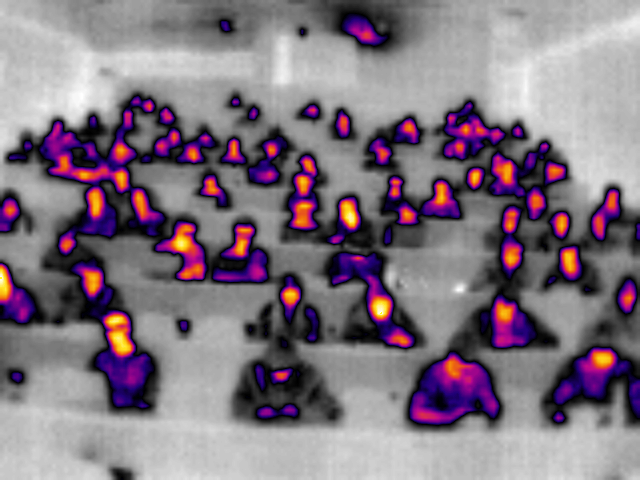
#> input picture testImages/LeptonImages/A2_Monday13May_fullLecutre.png, 640 x 480 px
$ python 'colourThresholding(HSV).py'   (Python 2 division)
#> lines starting #> are read from the running program, lines starting #| are printed output that depends on the picture
import cv2
import argparse
import numpy as np
from matplotlib import pyplot as plt

def nothing(x):
    pass

def threshold():
    image = cv2.imread('../testImages/LeptonImages/A2_Monday13May_fullLecutre.png')
#> image is the input picture: shape (480, 640, 3); mean B, G, R 128.1, 116.8, 129.9
    HSVimage = cv2.cvtColor(image,cv2.COLOR_BGR2HSV)
#> HSVimage: shape (480, 640, 3); mean H, S, V 20.3, 41.6, 135.3

    #cv2.namedWindow('Threshold Transform', cv2.WINDOW_AUTOSIZE)
    #cv2.createTrackbar('Red Threshold', 'Threshold Transform', 0, 255, nothing)
    #cv2.createTrackbar('Hue Threshold', 'Threshold Transform', 0, 255, nothing)

    clone = cv2.cvtColor(image, cv2.COLOR_BGR2GRAY) #image.copy()
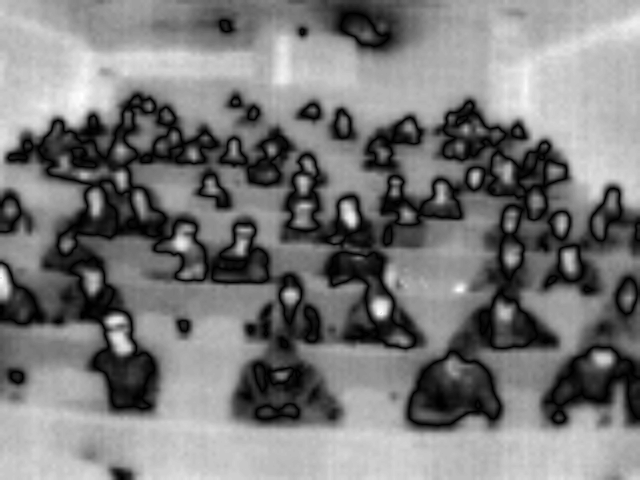
#> clone: shape (480, 640); min 0, max 255, mean 122
    HSVclone = cv2.cvtColor(HSVimage, cv2.COLOR_BGR2GRAY)# HSVimage.copy()
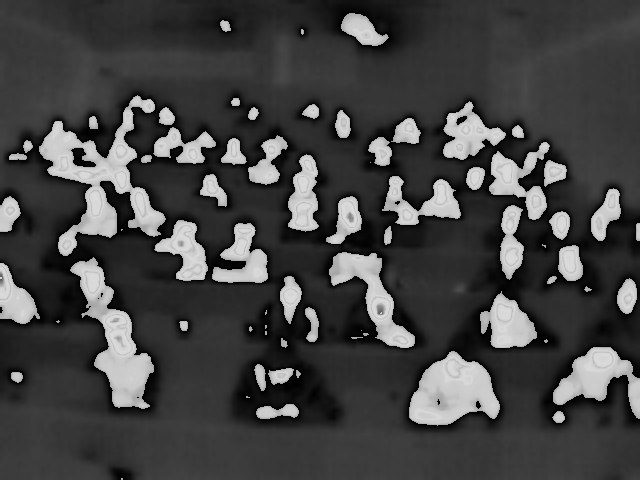
#> HSVclone: shape (480, 640); min 0, max 218, mean 67.2

    cv2.imshow('grey image', clone)
    cv2.imshow('grey hsv image', HSVclone)

    while True:
	#redThreshold = cv2.getTrackbarPos('Red Threshold', 'Threshold Transform')
	#hueThreshold = cv2.getTrackbarPos('Hue Threshold', 'Threshold Transform')

	'''
        for i in range(0, image.shape[0]):
            for j in range(0, image.shape[1]): # b g e
                if(image[i, j][2] > redThreshold):
                    clone[i][j] = 1
                else:
                    clone[i][j] = 0


                if(HSVimage[i, j][2] > hueThreshold):
                    HSVclone[i][j] = 1
                else:
                    HSVclone[i][j] = 0
		#print('HSV image value: ')
		#print(HSVimage[i, j][2])
	'''

	# [4 lines of commented-out code are left out]
	key = cv2.waitKey(10) & 0xFF
#> (key Esc is pressed here)
	if key == ord("c"):
		break


if __name__ == "__main__":
    threshold()

$ run again, with testImages/LeptonImages/A5_halfFull_closeBlobs.png copied over testImages/LeptonImages/A2_Monday13May_fullLecutre.png
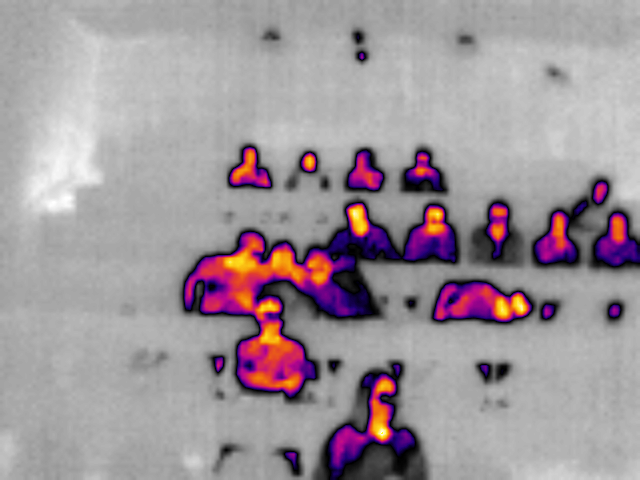
#> input picture testImages/LeptonImages/A5_halfFull_closeBlobs.png, 640 x 480 px
#> in threshold, image is the input picture: shape (480, 640, 3); mean B, G, R 154.6, 148.9, 159.4
#> HSVimage: shape (480, 640, 3); mean H, S, V 12.1, 25.3, 161.8
#> in threshold, `clone = cv2.cvtColor(image, cv2.COLOR_BGR2GRAY)`:
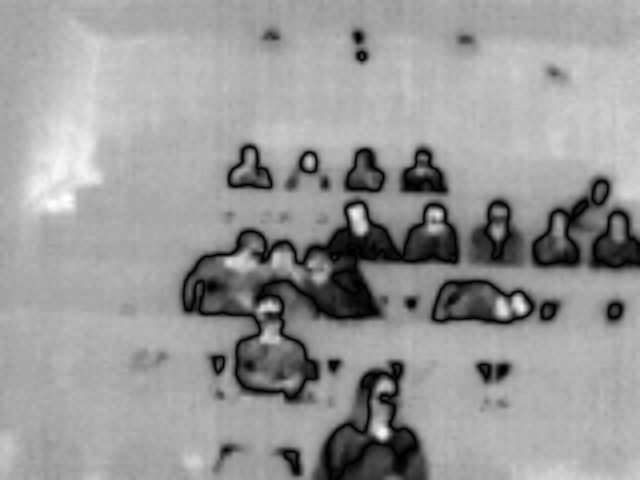
#> clone: shape (480, 640); min 0, max 255, mean 152.7
#> in threshold, `HSVclone = cv2.cvtColor(HSVimage, cv2.COLOR_BGR2GRAY)# HSVimage.copy()`:
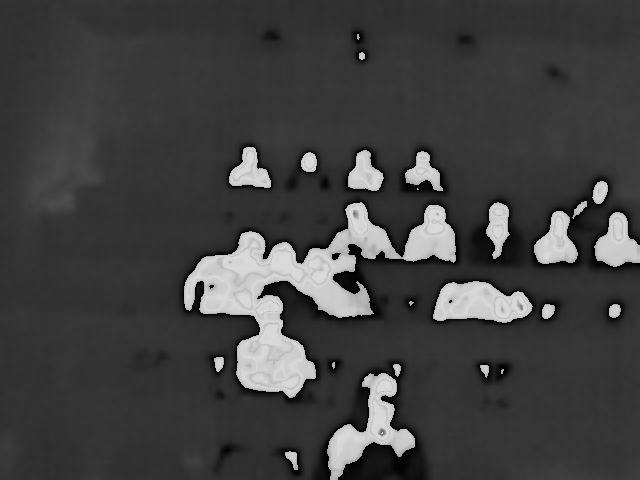
#> HSVclone: shape (480, 640); min 0, max 218, mean 64.7

$ run again, with testImages/LeptonImages/A5_halfFull_peopleStanding_angled.png copied over testImages/LeptonImages/A2_Monday13May_fullLecutre.png
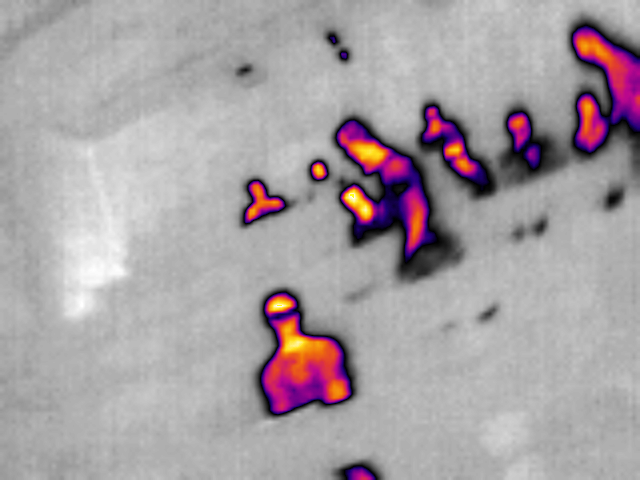
#> input picture testImages/LeptonImages/A5_halfFull_peopleStanding_angled.png, 640 x 480 px
#> in threshold, image is the input picture: shape (480, 640, 3); mean B, G, R 163.5, 159.7, 167.8
#> HSVimage: shape (480, 640, 3); mean H, S, V 8.7, 18, 169.2
#> in threshold, `clone = cv2.cvtColor(image, cv2.COLOR_BGR2GRAY)`:
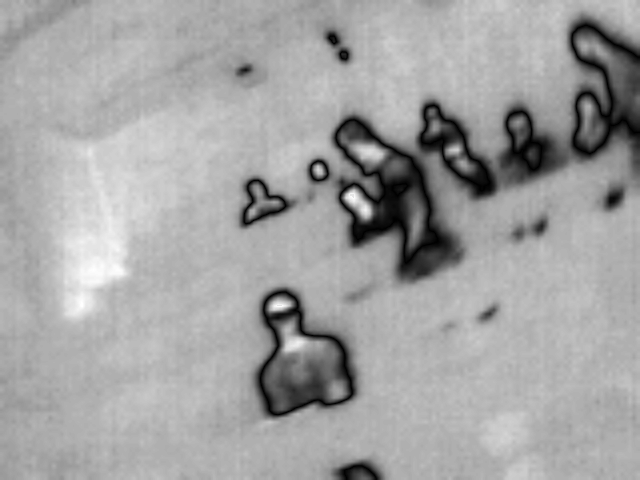
#> clone: shape (480, 640); min 0, max 255, mean 162.6
#> in threshold, `HSVclone = cv2.cvtColor(HSVimage, cv2.COLOR_BGR2GRAY)# HSVimage.copy()`:
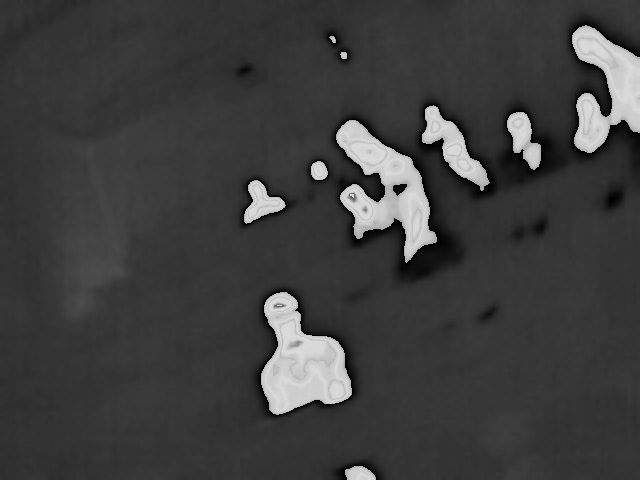
#> HSVclone: shape (480, 640); min 0, max 218, mean 62.2

$ run again, with testImages/LeptonImages/A5_half_full_thur_9_may.png copied over testImages/LeptonImages/A2_Monday13May_fullLecutre.png
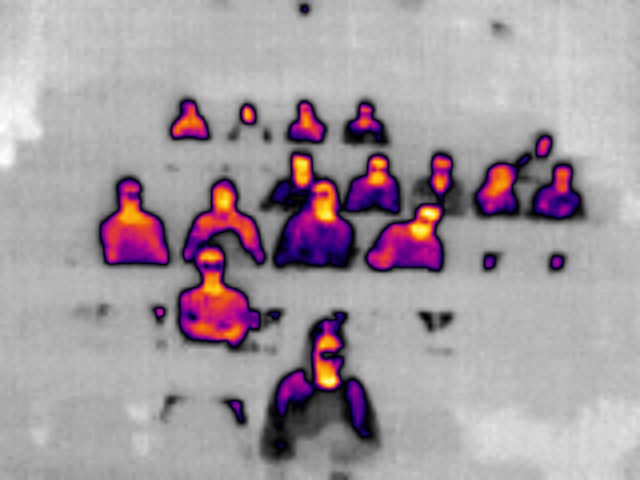
#> input picture testImages/LeptonImages/A5_half_full_thur_9_may.png, 640 x 480 px
#> in threshold, image is the input picture: shape (480, 640, 3); mean B, G, R 159.7, 153.2, 164.4
#> HSVimage: shape (480, 640, 3); mean H, S, V 13.1, 26.6, 166.9
#> in threshold, `clone = cv2.cvtColor(image, cv2.COLOR_BGR2GRAY)`:
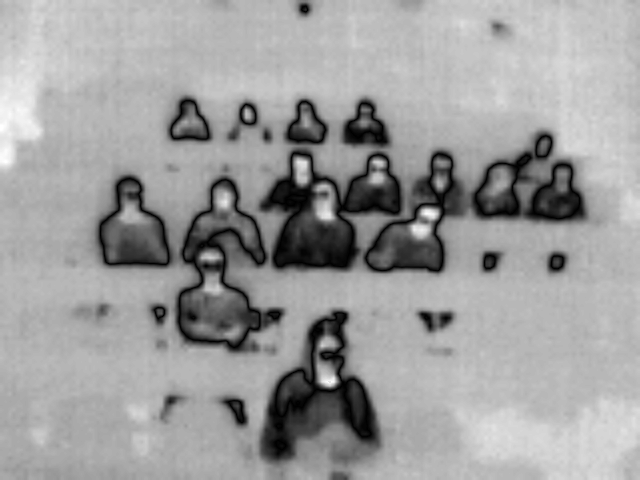
#> clone: shape (480, 640); min 0, max 255, mean 157.3
#> in threshold, `HSVclone = cv2.cvtColor(HSVimage, cv2.COLOR_BGR2GRAY)# HSVimage.copy()`:
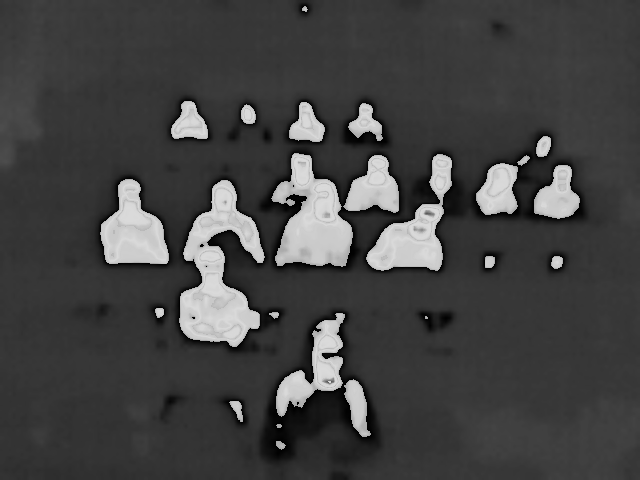
#> HSVclone: shape (480, 640); min 0, max 218, mean 67.1
